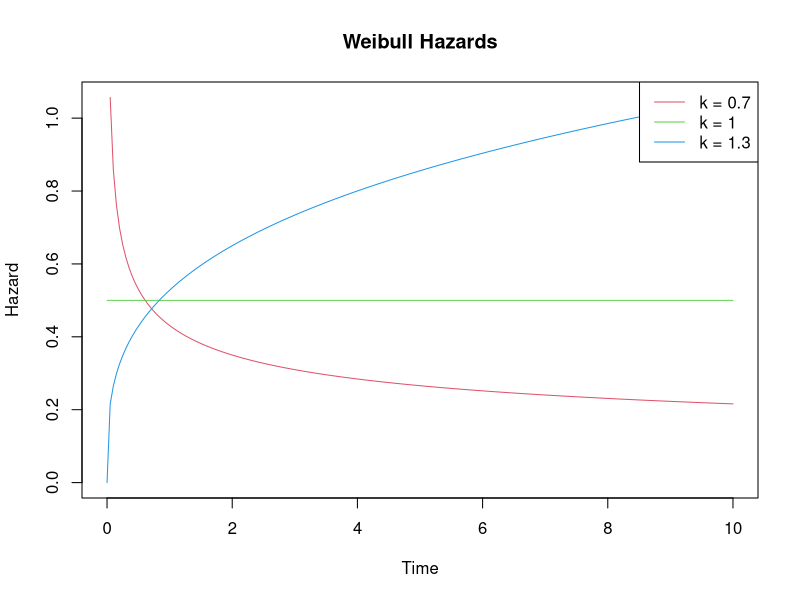
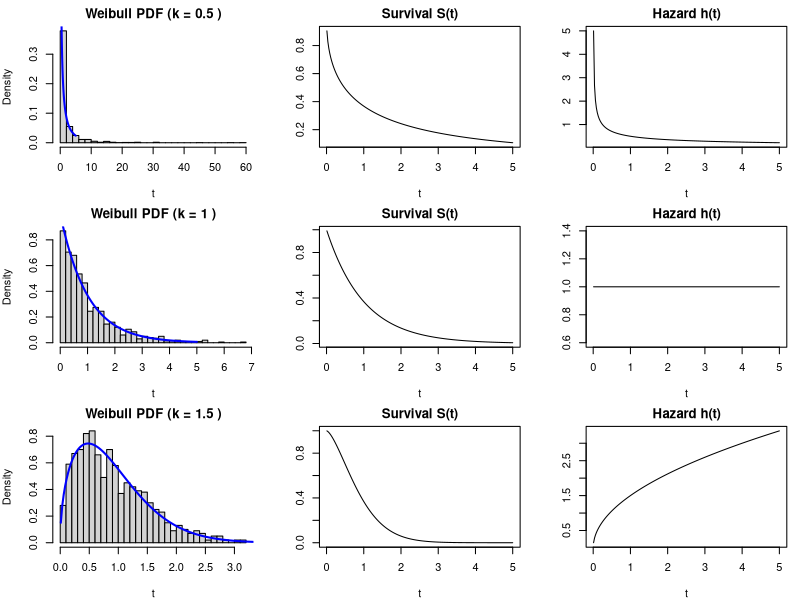
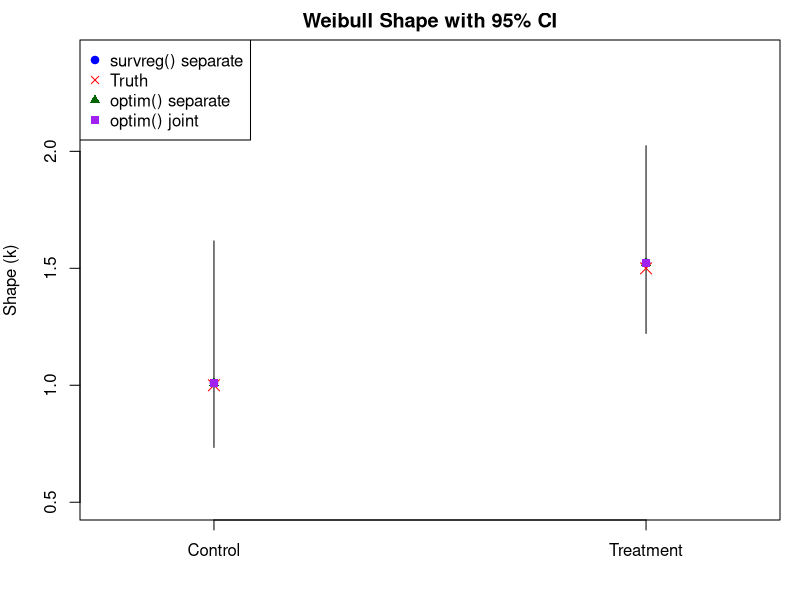

The R script that drew these images, in order:
# weibull density function:
#
# f(t; k, lambda) = (k / lambda) * (t / lambda)^(k - 1) * exp(-(t / lambda)^k)
#
# Where:
#   - t       = time to event (e.g., when a fish exits the river section)
#   - k       = shape parameter (controls how the risk changes over time)
#   - lambda  = scale parameter (controls the overall timing of the event)
#
# Interpretation:
#   - If k = 1: exponential (memoryless, constant hazard)
#   - If k < 1: high early risk, then decreasing hazard (fish move early)
#   - If k > 1: low early risk, then increasing hazard (fish accelerate movement)
#
# Note:
# could model log(lambda) as a function of stuff, just like a GLM

# start by visualizing some stuff
t <- seq(0, 10, length.out = 200)
k <- c(0.7, 1, 1.3)
lambda <- 2
hazards <- lapply(k, function(ki) (ki / lambda) * (t / lambda)^(ki - 1))
par(mfrow = c(1, 1))
matplot(t, do.call(cbind, hazards),
  type = "l", lty = 1, col = 2:4,
  ylab = "Hazard", xlab = "Time", main = "Weibull Hazards"
)
legend("topright", legend = paste("k =", k), col = 2:4, lty = 1)

# simulate some weibull tte data to visualize
set.seed(123)
n <- 1000
lambda <- 1 # scale parameter

k_vals <- c(0.5, 1, 1.5) # different movement styles
sim_tte <- lapply(k_vals, function(k) rweibull(n, shape = k, scale = lambda))

# function to compute hazard, survival, pdf
get_curves <- function(t, k, lambda) {
  h <- (k / lambda) * (t / lambda)^(k - 1)
  S <- exp(-(t / lambda)^k)
  f <- h * S
  list(h = h, S = S, f = f)
}

# time vector
t <- seq(0.01, 5, length.out = 200)

# compute curves for each k
curves <- lapply(k_vals, function(k) get_curves(t, k, lambda))
names(curves) <- paste0("k=", k_vals)

# plotting
par(mfrow = c(3, 3), mar = c(4, 4, 2, 1))

for (i in seq_along(curves)) {
  crv <- curves[[i]]
  hist(sim_tte[[i]],
    breaks = 30, probability = TRUE,
    main = paste("Weibull PDF (k =", k_vals[i], ")"), xlab = "t"
  )
  lines(t, crv$f, col = "blue", lwd = 2)
  plot(t, crv$S,
    type = "l", main = paste("Survival S(t)"),
    ylab = "", xlab = "t"
  )
  plot(t, crv$h,
    type = "l", main = paste("Hazard h(t)"),
    ylab = "", xlab = "t"
  )
}

#----------------------
# simulate some data and estimate using survreg and optim
set.seed(765)
library(survival)

# --- simulate Data ---
n_fish <- 30
lambda <- 1
true_k <- c(Control = 1, Treatment = 1.5)

tte_control <- rweibull(n_fish, shape = true_k["Control"], scale = lambda)
tte_treat <- rweibull(n_fish, shape = true_k["Treatment"], scale = lambda)

df <- data.frame(
  tte = c(tte_control, tte_treat),
  group = rep(c("Control", "Treatment"), each = n_fish)
)

# --- survreg() models (separate fits each group) ---
fits <- by(df, df$group, function(sub) {
  survreg(Surv(tte) ~ 1, data = sub, dist = "weibull")
})

extract_ci <- function(fit) {
  scale_hat <- fit$scale
  se <- fit$scale * fit$var[1]^0.5
  scale_ci <- scale_hat + c(-1.96, 1.96) * se
  shape_est <- 1 / scale_hat
  shape_ci <- 1 / rev(scale_ci)
  c(est = shape_est, lower = shape_ci[1], upper = shape_ci[2])
}
params <- t(sapply(fits, extract_ci))
rownames(params) <- names(true_k)

# --- optim() separate fits each group---
nll_opt <- function(par, t) {
  log_k <- par[1]
  log_lambda <- par[2]
  k <- exp(log_k)
  lambda <- exp(log_lambda)
  # note could write out likelihood as
  # nll <- -sum(log(k) - log(lambda) + (k - 1) * log(tte_control / lambda) -
  #  (tte_control / lambda)^k)
  nll <- -sum(dweibull(t, shape = k, scale = lambda, log = TRUE))
  nll
}
fit_ctrl <- optim(c(0, 0), nll_opt, t = tte_control, hessian = TRUE)
fit_trt <- optim(c(0, 0), nll_opt, t = tte_treat, hessian = TRUE)

k_ctrl <- exp(fit_ctrl$par[1])
k_trt <- exp(fit_trt$par[1])

# --- optim() joint model for both groups ---
nll_joint <- function(par, t, g) {
  log_k_ctrl <- par[1]
  log_k_trt <- par[2]
  log_lambda_ctrl <- par[3]
  log_lambda_trt <- par[4]
  k <- ifelse(g == "Control", exp(log_k_ctrl), exp(log_k_trt))
  # note could write out likelihood as
  # nll <- -sum(log(k) - log(lambda) + (k - 1) * log(tte_control / lambda) -
  #  (tte_control / lambda)^k)
  lambda <- ifelse(g == "Control", exp(log_lambda_ctrl), exp(log_lambda_trt))
  nll <- -sum(dweibull(t, shape = k, scale = lambda, log = TRUE))
  nll
}
init <- rep(log(1), 4)
fit_joint <- optim(
  par = init,
  fn = function(par) nll_joint(par, t = df$tte, g = df$group),
  hessian = TRUE
)
k_joint <- exp(fit_joint$par[1:2])
names(k_joint) <- c("Control", "Treatment")

# --- plotting ---
par(mfrow = c(1, 1))
plot(NULL,
  xlim = c(0.75, 2.25), ylim = c(0.5, 2.4),
  xlab = "", ylab = "Shape (k)", xaxt = "n",
  main = "Weibull Shape with 95% CI"
)
axis(1, at = 1:2, labels = rownames(params))

# 95% CI from survreg()
arrows(1:2, params[, "lower"], 1:2, params[, "upper"],
  angle = 90, code = 0, length = 0.1
)

# points
points(1:2, params[, "est"], pch = 19, col = "blue") # survreg() separate
points(1:2, true_k, pch = 4, col = "red", cex = 1.5) # truth
points(1:2, c(k_ctrl, k_trt), pch = 17, col = "darkgreen") # optim() separate
points(1:2, k_joint, pch = 15, col = "purple") # optim() joint

legend("topleft",
  legend = c(
    "survreg() separate", "Truth", "optim() separate",
    "optim() joint"
  ),
  pch = c(19, 4, 17, 15), col = c("blue", "red", "darkgreen", "purple")
)
